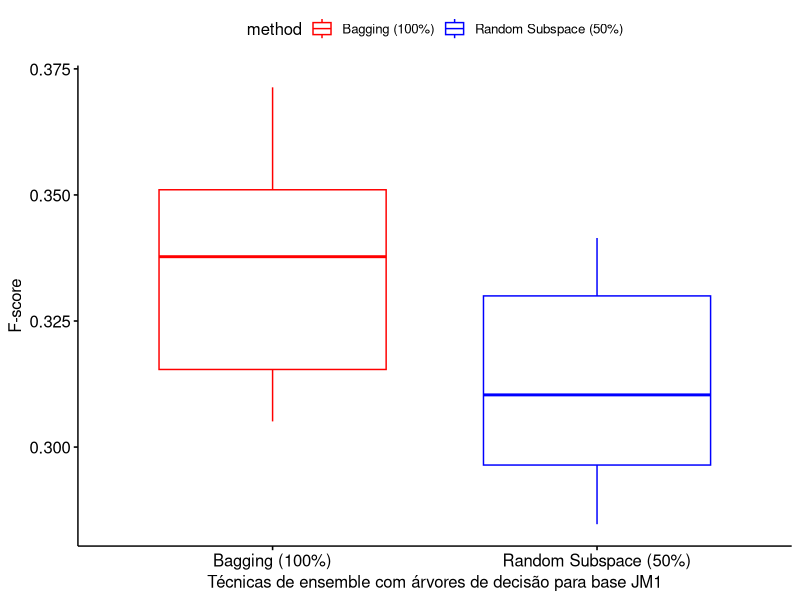

Reproduce this figure in R.
bag_jc1 <- c(0.30508475,0.34527687,0.3713355,0.32467532,0.35294118,0.35625,
         0.33663366,0.31229236,0.30872483,0.33887043)
rs_jc1 <- c(0.28880866,0.33112583,0.34027778,0.32653061,0.30927835,0.30769231,
             0.34146341,0.28469751,0.29268293,0.31141869)

wilcox.test(bag_jc1, rs_jc1,  alternative = c("greater"),  conf.level = 0.99, paired=TRUE)

  library(ggpubr)
score = c(bag_jc1, rs_jc1)
method = c(rep('Bagging (100%)', times=10), rep('Random Subspace (50%)', times=10))

ggboxplot(data.frame(method, score), x = "method", y = "score", 
          color = "method", palette = c("red", "blue"),
          order = c("Bagging (100%)", "Random Subspace (50%)"),
         
          ylab = "F-score", xlab = "Técnicas de ensemble com árvores de decisão para base JM1")
  


perc7 = c(0.32786885,0.30819672,0.36,0.33112583,0.34899329,0.31229236
          ,0.35714286,0.31649832,0.29452055,0.33220339)

perc1 = c(0.32666667,0.34591195,0.34868421,0.34193548,0.35294118,0.38095238
          ,0.35215947,0.31788079,0.32679739,0.3557047)
